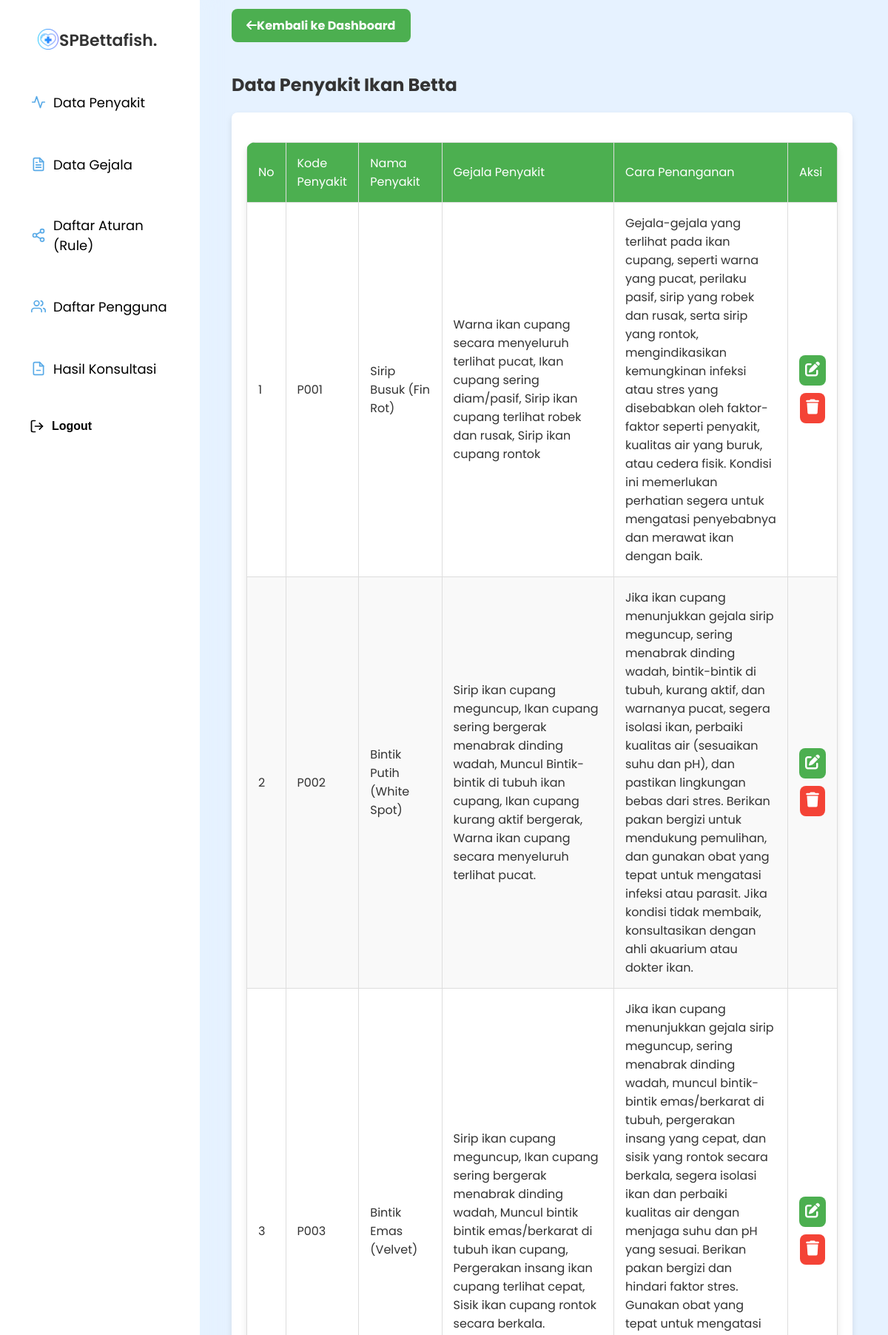
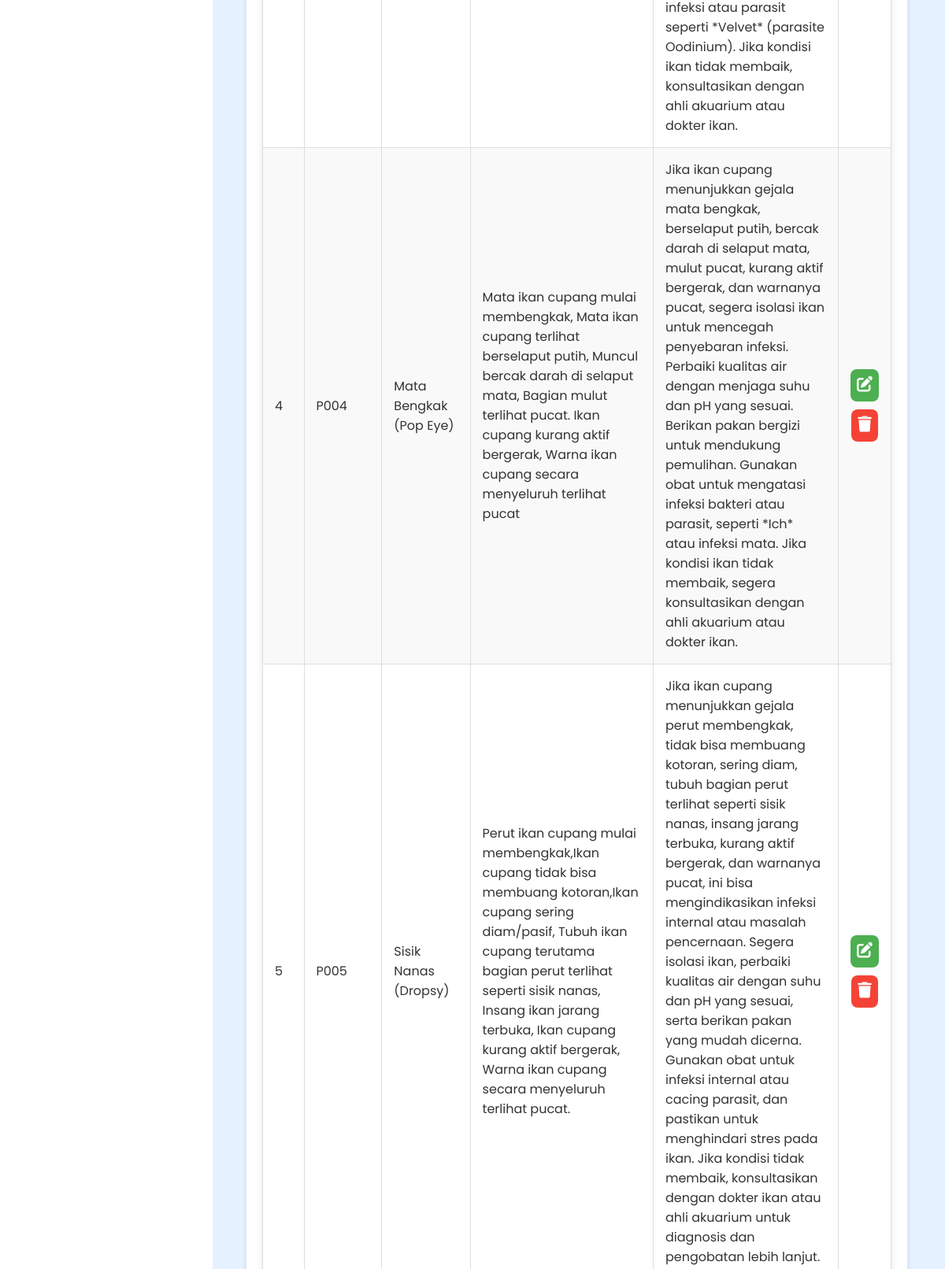
The page /penyakit.php (signed in, upper part) on the database its author committed (2 pictures, top to bottom).
### tables this page shows
CREATE TABLE `penyakit` (
  `id_penyakit` int(11) NOT NULL,
  `kode_penyakit` varchar(10) DEFAULT NULL,
  `nama_penyakit` varchar(255) DEFAULT NULL,
  `gejala` text DEFAULT NULL,
  `penanganan` text DEFAULT NULL
);

### penyakit.php (the view, shortened to what this page needs)
<?php include 'header.php'; ?>
<?php include 'sidebar.php'; ?>
<?php include 'footer.php'; ?>
<div class="main-content">
    <div class="container">
        <a href="dashboard.php" class="btn-back"> <i class="fas fa-arrow-left"></i>Kembali ke Dashboard</a>
        <h2>Data Penyakit Ikan Betta</h2>
        <div class="card animate__animated animate__fadeIn">
            <table>
                <thead>
                    <tr>
                        <th>No</th>
                        <th>Kode Penyakit</th>
                        <th>Nama Penyakit</th>
                        <th>Gejala Penyakit</th>
                        <th>Cara Penanganan</th>
                        <th>Aksi</th>
                    </tr>
                </thead>
                <tbody>
                <?php
                include 'koneksi.php';
                $sql = "SELECT * FROM penyakit";
                $result = $conn->query($sql);
                if ($result->num_rows > 0) {
                    $no = 1;
                    while ($row = $result->fetch_assoc()) {
                        echo "<tr>
                            <td>{$no}</td>
                            <td>{$row['kode_penyakit']}</td>
                            <td>{$row['nama_penyakit']}</td>
                            <td>{$row['gejala']}</td>
                            <td>{$row['penanganan']}</td>
                            <td>
                                <div class='btn-actions'>
                                    <a href='edit_penyakit.php?id={$row['kode_penyakit']}' class='btn-edit'><i class='fas fa-edit'></i></a>
                                    <a href='hapus_penyakit.php' class='btn-delete' data-id='{$row['kode_penyakit']}' onclick='confirmDelete(event)'><i class='fas fa-trash'></i></a>
                                </div>
                            </td>
                        </tr>";
                         $no++;
                    }
                } else {
                    echo "<tr><td colspan='5'>Tidak ada data penyakit tersedia.</td></tr>";
                }
                ?>
            </tbody>
            </table>
        </div>
    </div>
</div>

### dashboard.css (style rules this page uses)
body { font-family: "Poppins", sans-serif; margin: 0; padding: 0; box-sizing: border-box; background: #e6f2ff; display: flex; }
table { width: 100%; margin-top: 20px; border-collapse: collapse; border-radius: 12px; overflow: hidden; box-shadow: 0 4px 10px rgba(0, 0, 0, 0.1); }
table th, table td { padding: 15px; text-align: left; border: 1px solid #ddd; font-size: 16px; font-weight: normal; }
table th { background-color: #4caf50; color: white; }
table tr:nth-child(even) { background-color: #f9f9f9; }
table td { color: #333; }
.btn-back { display: inline-block; padding: 10px 20px; margin-bottom: 20px; background-color: #4caf50; color: white; font-size: 16px; font-weight: bold; text-decoration: none; border-radius: 8px; text-align: center; transition: background-color 0.3s ease, transform 0.3s ease; }
.btn-actions { display: flex; flex-direction: column; align-items: center; gap: 10px; }
.btn-edit { display: inline-block; padding: 8px; background-color: #4caf50; color: white; font-size: 16px; text-decoration: none; border-radius: 8px; transition: background-color 0.3s ease, transform 0.3s ease; }
.btn-edit i { font-size: 20px; }
.btn-delete { display: inline-block; padding: 8px; background-color: #f44336; color: white; font-size: 16px; text-decoration: none; border-radius: 8px; transition: background-color 0.3s ease, transform 0.3s ease; }
.btn-delete i { font-size: 20px; }
a[onclick] { cursor: pointer; }
.card { padding: 20px; box-shadow: 0 4px 8px rgba(0, 0, 0, 0.1); border-radius: 8px; background-color: white; margin: 20px auto; }
h2 { font-size: 24px; color: #333; margin-bottom: 20px; }
.main-content { margin-left: 265px; padding: 1% 4% 3%; --animate-duration: 1.4s; }

### rows shown on the page
penyakit: kode_penyakit "P001", nama_penyakit "Sirip Busuk (Fin Rot)", gejala "Warna ikan cupang secara menyeluruh terlihat pucat, Ikan cupang sering diam/pasif, Sirip ikan cupang terlihat robek dan rusak, Sirip ikan cupang rontok", penanganan "Gejala-gejala yang terlihat pada ikan cupang, seperti warna yang pucat, perilaku pasif, sirip yang robek dan rusak, serta sirip yang rontok, mengindikasikan kemungkinan infeksi atau stres yang disebabkan oleh faktor-faktor seperti penyakit, kualitas air yang buruk, atau cedera fisik. Kondisi ini memerlukan perhatian segera untuk mengatasi penyebabnya dan merawat ikan dengan baik."
penyakit: kode_penyakit "P002", nama_penyakit "Bintik Putih (White Spot)", gejala "Sirip ikan cupang meguncup, Ikan cupang sering bergerak menabrak dinding wadah, Muncul Bintik-bintik di tubuh ikan cupang, Ikan cupang kurang aktif bergerak, Warna ikan cupang secara menyeluruh terlihat pucat.", penanganan "Jika ikan cupang menunjukkan gejala sirip meguncup, sering menabrak dinding wadah, bintik-bintik di tubuh, kurang aktif, dan warnanya pucat, segera isolasi ikan, perbaiki kualitas air (sesuaikan suhu dan pH), dan pastikan lingkungan bebas dari stres. Berikan pakan bergizi untuk mendukung pemulihan, dan gunakan obat yang tepat untuk mengatasi infeksi atau parasit. Jika kondisi tidak membaik, konsultasikan dengan ahli akuarium atau dokter ikan."
penyakit: kode_penyakit "P003", nama_penyakit "Bintik Emas (Velvet)", gejala "Sirip ikan cupang meguncup, Ikan cupang sering bergerak menabrak dinding wadah, Muncul bintik bintik emas/berkarat di tubuh ikan cupang, Pergerakan insang ikan cupang terlihat cepat, Sisik ikan cupang rontok secara berkala.", penanganan "Jika ikan cupang menunjukkan gejala sirip meguncup, sering menabrak dinding wadah, muncul bintik-bintik emas/berkarat di tubuh, pergerakan insang yang cepat, dan sisik yang rontok secara berkala, segera isolasi ikan dan perbaiki kualitas air dengan menjaga suhu dan pH yang sesuai. Berikan pakan bergizi dan hindari faktor stres. Gunakan obat yang tepat untuk mengatasi infeksi atau parasit seperti *Velvet* (parasite Oodinium). Jika kondisi ikan tidak membaik, konsultasikan dengan ahli akuarium atau dokter ikan."
penyakit: kode_penyakit "P004", nama_penyakit "Mata Bengkak (Pop Eye)", gejala "Mata ikan cupang mulai membengkak, Mata ikan cupang terlihat berselaput putih, Muncul bercak darah di selaput mata, Bagian mulut terlihat pucat. Ikan cupang kurang aktif bergerak, Warna ikan cupang secara menyeluruh terlihat pucat", penanganan "Jika ikan cupang menunjukkan gejala mata bengkak, berselaput putih, bercak darah di selaput mata, mulut pucat, kurang aktif bergerak, dan warnanya pucat, segera isolasi ikan untuk mencegah penyebaran infeksi. Perbaiki kualitas air dengan menjaga suhu dan pH yang sesuai. Berikan pakan bergizi untuk mendukung pemulihan. Gunakan obat untuk mengatasi infeksi bakteri atau parasit, seperti *Ich* atau infeksi mata. Jika kondisi ikan tidak membaik, segera konsultasikan dengan ahli akuarium atau dokter ikan."
penyakit: kode_penyakit "P005", nama_penyakit "Sisik Nanas (Dropsy)", gejala "Perut ikan cupang mulai membengkak,Ikan cupang tidak bisa membuang kotoran,Ikan cupang sering diam/pasif, Tubuh ikan cupang terutama bagian perut terlihat seperti sisik nanas, Insang ikan jarang terbuka, Ikan cupang kurang aktif bergerak, Warna ikan cupang secara menyeluruh terlihat pucat.", penanganan "Jika ikan cupang menunjukkan gejala perut membengkak, tidak bisa membuang kotoran, sering diam, tubuh bagian perut terlihat seperti sisik nanas, insang jarang terbuka, kurang aktif bergerak, dan warnanya pucat, ini bisa mengindikasikan infeksi internal atau masalah pencernaan. Segera isolasi ikan, perbaiki kualitas air dengan suhu dan pH yang sesuai, serta berikan pakan yang mudah dicerna. Gunakan obat untuk infeksi internal atau cacing parasit, dan pastikan untuk menghindari stres pada ikan. Jika kondisi tidak membaik, konsultasikan dengan dokter ikan atau ahli akuarium untuk diagnosis dan pengobatan lebih lanjut."
